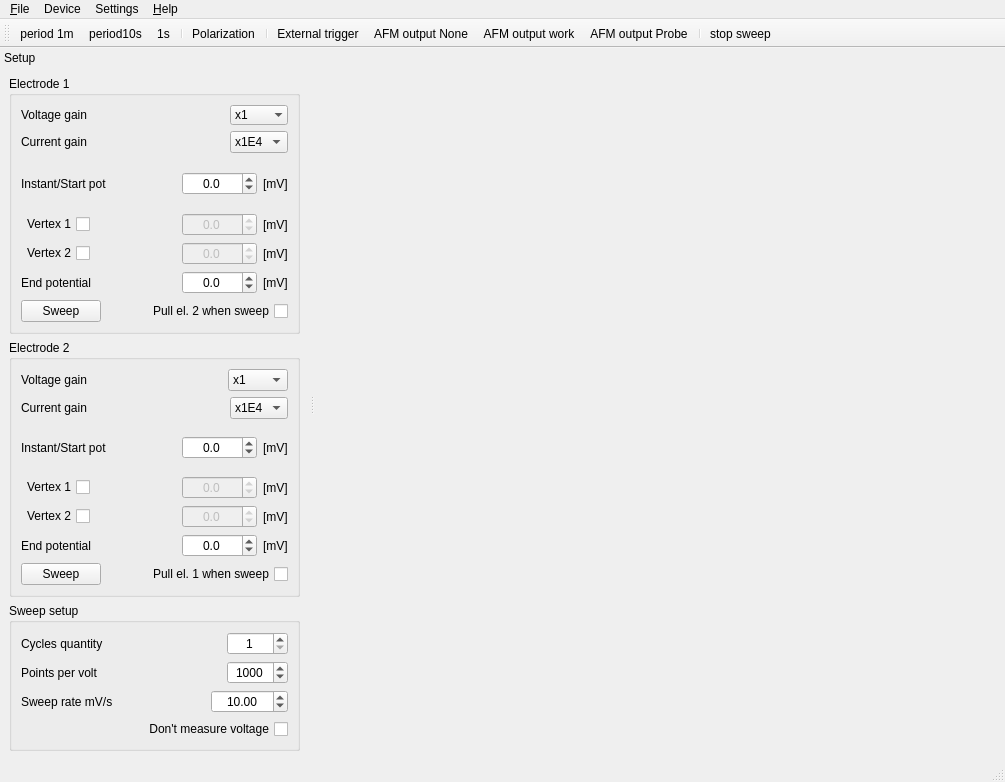
<?xml version="1.0" encoding="UTF-8"?>
<ui version="4.0">
 <class>MainWnd</class>
 <widget class="QMainWindow" name="MainWnd">
  <property name="geometry">
   <rect>
    <x>0</x>
    <y>0</y>
    <width>1005</width>
    <height>782</height>
   </rect>
  </property>
  <property name="windowTitle">
   <string>BiPotentiostat</string>
  </property>
  <property name="windowIcon">
   <iconset resource="images.qrc">
    <normaloff>:/images/icon.png</normaloff>:/images/icon.png</iconset>
  </property>
  <property name="locale">
   <locale language="C" country="AnyCountry"/>
  </property>
  <property name="iconSize">
   <size>
    <width>64</width>
    <height>64</height>
   </size>
  </property>
  <widget class="QWidget" name="osc"/>
  <widget class="QMenuBar" name="menubar">
   <property name="geometry">
    <rect>
     <x>0</x>
     <y>0</y>
     <width>1005</width>
     <height>21</height>
    </rect>
   </property>
   <widget class="QMenu" name="menu_File">
    <property name="title">
     <string>&amp;File</string>
    </property>
    <addaction name="actionOpen_file"/>
    <addaction name="action_Quit"/>
   </widget>
   <widget class="QMenu" name="menu_Help">
    <property name="title">
     <string>&amp;Help</string>
    </property>
    <addaction name="actionHelp"/>
    <addaction name="action_About"/>
    <addaction name="separator"/>
    <addaction name="actionFirmware_upgrade"/>
   </widget>
   <widget class="QMenu" name="menuCalibration">
    <property name="title">
     <string>Settings</string>
    </property>
    <addaction name="actionCalibration"/>
    <addaction name="actionRemote_control"/>
   </widget>
   <widget class="QMenu" name="menuDevice">
    <property name="title">
     <string>Device</string>
    </property>
   </widget>
   <addaction name="menu_File"/>
   <addaction name="menuDevice"/>
   <addaction name="menuCalibration"/>
   <addaction name="menu_Help"/>
  </widget>
  <widget class="QDockWidget" name="dockWidget_2">
   <property name="features">
    <set>QDockWidget::DockWidgetMovable</set>
   </property>
   <property name="allowedAreas">
    <set>Qt::LeftDockWidgetArea|Qt::RightDockWidgetArea</set>
   </property>
   <property name="windowTitle">
    <string>Setup</string>
   </property>
   <attribute name="dockWidgetArea">
    <number>1</number>
   </attribute>
   <widget class="QWidget" name="dockWidgetContents">
    <layout class="QVBoxLayout" name="verticalLayout_4">
     <item>
      <widget class="QGroupBox" name="groupBox">
       <property name="title">
        <string>Electrode 1</string>
       </property>
       <layout class="QVBoxLayout" name="verticalLayout">
        <item>
         <layout class="QHBoxLayout" name="horizontalLayout">
          <item>
           <widget class="QLabel" name="label">
            <property name="text">
             <string>Voltage gain</string>
            </property>
           </widget>
          </item>
          <item>
           <spacer name="horizontalSpacer">
            <property name="orientation">
             <enum>Qt::Horizontal</enum>
            </property>
            <property name="sizeHint" stdset="0">
             <size>
              <width>40</width>
              <height>20</height>
             </size>
            </property>
           </spacer>
          </item>
          <item>
           <widget class="QComboBox" name="workVoltGain">
            <property name="frame">
             <bool>false</bool>
            </property>
            <item>
             <property name="text">
              <string>x1</string>
             </property>
            </item>
            <item>
             <property name="text">
              <string>x0.1</string>
             </property>
            </item>
            <item>
             <property name="text">
              <string>x0.01</string>
             </property>
            </item>
           </widget>
          </item>
         </layout>
        </item>
        <item>
         <layout class="QHBoxLayout" name="horizontalLayout_2">
          <item>
           <widget class="QLabel" name="label_2">
            <property name="text">
             <string>Current gain</string>
            </property>
           </widget>
          </item>
          <item>
           <spacer name="horizontalSpacer_2">
            <property name="orientation">
             <enum>Qt::Horizontal</enum>
            </property>
            <property name="sizeHint" stdset="0">
             <size>
              <width>40</width>
              <height>20</height>
             </size>
            </property>
           </spacer>
          </item>
          <item>
           <widget class="QComboBox" name="workCurrGain">
            <item>
             <property name="text">
              <string>x1E4</string>
             </property>
            </item>
            <item>
             <property name="text">
              <string>x1E5</string>
             </property>
            </item>
            <item>
             <property name="text">
              <string>x1E6</string>
             </property>
            </item>
            <item>
             <property name="text">
              <string>x1E7</string>
             </property>
            </item>
            <item>
             <property name="text">
              <string>x1E8</string>
             </property>
            </item>
            <item>
             <property name="text">
              <string>x1E9</string>
             </property>
            </item>
           </widget>
          </item>
         </layout>
        </item>
        <item>
         <spacer name="verticalSpacer">
          <property name="orientation">
           <enum>Qt::Vertical</enum>
          </property>
          <property name="sizeHint" stdset="0">
           <size>
            <width>20</width>
            <height>5</height>
           </size>
          </property>
         </spacer>
        </item>
        <item>
         <layout class="QHBoxLayout" name="horizontalLayout_3">
          <item>
           <widget class="QLabel" name="label_4">
            <property name="text">
             <string>Instant/Start pot</string>
            </property>
           </widget>
          </item>
          <item>
           <spacer name="horizontalSpacer_3">
            <property name="orientation">
             <enum>Qt::Horizontal</enum>
            </property>
            <property name="sizeHint" stdset="0">
             <size>
              <width>40</width>
              <height>20</height>
             </size>
            </property>
           </spacer>
          </item>
          <item>
           <widget class="QDoubleSpinBox" name="workVolt">
            <property name="alignment">
             <set>Qt::AlignCenter</set>
            </property>
            <property name="correctionMode">
             <enum>QAbstractSpinBox::CorrectToNearestValue</enum>
            </property>
            <property name="decimals">
             <number>1</number>
            </property>
            <property name="minimum">
             <double>-10000.000000000000000</double>
            </property>
            <property name="maximum">
             <double>10000.000000000000000</double>
            </property>
           </widget>
          </item>
          <item>
           <widget class="QLabel" name="label_3">
            <property name="text">
             <string>[mV]</string>
            </property>
           </widget>
          </item>
         </layout>
        </item>
        <item>
         <spacer name="verticalSpacer_2">
          <property name="orientation">
           <enum>Qt::Vertical</enum>
          </property>
          <property name="sizeHint" stdset="0">
           <size>
            <width>20</width>
            <height>5</height>
           </size>
          </property>
         </spacer>
        </item>
        <item>
         <layout class="QHBoxLayout" name="horizontalLayout_11">
          <item>
           <widget class="QCheckBox" name="workVertex1En">
            <property name="layoutDirection">
             <enum>Qt::RightToLeft</enum>
            </property>
            <property name="text">
             <string>Vertex 1</string>
            </property>
           </widget>
          </item>
          <item>
           <spacer name="horizontalSpacer_11">
            <property name="orientation">
             <enum>Qt::Horizontal</enum>
            </property>
            <property name="sizeHint" stdset="0">
             <size>
              <width>40</width>
              <height>20</height>
             </size>
            </property>
           </spacer>
          </item>
          <item>
           <widget class="QDoubleSpinBox" name="workVertex1">
            <property name="enabled">
             <bool>false</bool>
            </property>
            <property name="alignment">
             <set>Qt::AlignCenter</set>
            </property>
            <property name="correctionMode">
             <enum>QAbstractSpinBox::CorrectToNearestValue</enum>
            </property>
            <property name="decimals">
             <number>1</number>
            </property>
            <property name="minimum">
             <double>-10000.000000000000000</double>
            </property>
            <property name="maximum">
             <double>10000.000000000000000</double>
            </property>
           </widget>
          </item>
          <item>
           <widget class="QLabel" name="label_13">
            <property name="text">
             <string>[mV]</string>
            </property>
           </widget>
          </item>
         </layout>
        </item>
        <item>
         <layout class="QHBoxLayout" name="horizontalLayout_12">
          <item>
           <widget class="QCheckBox" name="workVertex2En">
            <property name="layoutDirection">
             <enum>Qt::RightToLeft</enum>
            </property>
            <property name="text">
             <string>Vertex 2</string>
            </property>
           </widget>
          </item>
          <item>
           <spacer name="horizontalSpacer_12">
            <property name="orientation">
             <enum>Qt::Horizontal</enum>
            </property>
            <property name="sizeHint" stdset="0">
             <size>
              <width>40</width>
              <height>20</height>
             </size>
            </property>
           </spacer>
          </item>
          <item>
           <widget class="QDoubleSpinBox" name="workVertex2">
            <property name="enabled">
             <bool>false</bool>
            </property>
            <property name="alignment">
             <set>Qt::AlignCenter</set>
            </property>
            <property name="correctionMode">
             <enum>QAbstractSpinBox::CorrectToNearestValue</enum>
            </property>
            <property name="decimals">
             <number>1</number>
            </property>
            <property name="minimum">
             <double>-10000.000000000000000</double>
            </property>
            <property name="maximum">
             <double>10000.000000000000000</double>
            </property>
           </widget>
          </item>
          <item>
           <widget class="QLabel" name="label_14">
            <property name="text">
             <string>[mV]</string>
            </property>
           </widget>
          </item>
         </layout>
        </item>
        <item>
         <layout class="QHBoxLayout" name="horizontalLayout_4">
          <item>
           <widget class="QLabel" name="label_5">
            <property name="text">
             <string>End potential</string>
            </property>
           </widget>
          </item>
          <item>
           <spacer name="horizontalSpacer_4">
            <property name="orientation">
             <enum>Qt::Horizontal</enum>
            </property>
            <property name="sizeHint" stdset="0">
             <size>
              <width>40</width>
              <height>20</height>
             </size>
            </property>
           </spacer>
          </item>
          <item>
           <widget class="QDoubleSpinBox" name="workSweepTo">
            <property name="alignment">
             <set>Qt::AlignCenter</set>
            </property>
            <property name="correctionMode">
             <enum>QAbstractSpinBox::CorrectToNearestValue</enum>
            </property>
            <property name="decimals">
             <number>1</number>
            </property>
            <property name="minimum">
             <double>-10000.000000000000000</double>
            </property>
            <property name="maximum">
             <double>10000.000000000000000</double>
            </property>
           </widget>
          </item>
          <item>
           <widget class="QLabel" name="label_6">
            <property name="text">
             <string>[mV]</string>
            </property>
           </widget>
          </item>
         </layout>
        </item>
        <item>
         <layout class="QHBoxLayout" name="horizontalLayout_5">
          <item>
           <widget class="QPushButton" name="sweepWork">
            <property name="text">
             <string>Sweep</string>
            </property>
           </widget>
          </item>
          <item>
           <spacer name="horizontalSpacer_5">
            <property name="orientation">
             <enum>Qt::Horizontal</enum>
            </property>
            <property name="sizeHint" stdset="0">
             <size>
              <width>40</width>
              <height>20</height>
             </size>
            </property>
           </spacer>
          </item>
          <item>
           <widget class="QCheckBox" name="pullProbe">
            <property name="layoutDirection">
             <enum>Qt::RightToLeft</enum>
            </property>
            <property name="text">
             <string>Pull el. 2 when sweep</string>
            </property>
           </widget>
          </item>
         </layout>
        </item>
       </layout>
      </widget>
     </item>
     <item>
      <widget class="QGroupBox" name="groupBox_2">
       <property name="title">
        <string>Electrode 2</string>
       </property>
       <layout class="QVBoxLayout" name="verticalLayout_2">
        <item>
         <layout class="QHBoxLayout" name="horizontalLayout_6">
          <item>
           <widget class="QLabel" name="label_7">
            <property name="text">
             <string>Voltage gain</string>
            </property>
           </widget>
          </item>
          <item>
           <spacer name="horizontalSpacer_6">
            <property name="orientation">
             <enum>Qt::Horizontal</enum>
            </property>
            <property name="sizeHint" stdset="0">
             <size>
              <width>40</width>
              <height>20</height>
             </size>
            </property>
           </spacer>
          </item>
          <item>
           <widget class="QComboBox" name="probeVoltGain">
            <item>
             <property name="text">
              <string>x1</string>
             </property>
            </item>
            <item>
             <property name="text">
              <string>x0.1</string>
             </property>
            </item>
            <item>
             <property name="text">
              <string>x0.01</string>
             </property>
            </item>
           </widget>
          </item>
         </layout>
        </item>
        <item>
         <layout class="QHBoxLayout" name="horizontalLayout_7">
          <item>
           <widget class="QLabel" name="label_8">
            <property name="text">
             <string>Current gain</string>
            </property>
           </widget>
          </item>
          <item>
           <spacer name="horizontalSpacer_7">
            <property name="orientation">
             <enum>Qt::Horizontal</enum>
            </property>
            <property name="sizeHint" stdset="0">
             <size>
              <width>40</width>
              <height>20</height>
             </size>
            </property>
           </spacer>
          </item>
          <item>
           <widget class="QComboBox" name="probeCurrGain">
            <item>
             <property name="text">
              <string>x1E4</string>
             </property>
            </item>
            <item>
             <property name="text">
              <string>x1E5</string>
             </property>
            </item>
            <item>
             <property name="text">
              <string>x1E6</string>
             </property>
            </item>
            <item>
             <property name="text">
              <string>x1E7</string>
             </property>
            </item>
            <item>
             <property name="text">
              <string>x1E8</string>
             </property>
            </item>
            <item>
             <property name="text">
              <string>x1E9</string>
             </property>
            </item>
           </widget>
          </item>
         </layout>
        </item>
        <item>
         <spacer name="verticalSpacer_4">
          <property name="orientation">
           <enum>Qt::Vertical</enum>
          </property>
          <property name="sizeHint" stdset="0">
           <size>
            <width>20</width>
            <height>5</height>
           </size>
          </property>
         </spacer>
        </item>
        <item>
         <layout class="QHBoxLayout" name="horizontalLayout_8">
          <item>
           <widget class="QLabel" name="label_9">
            <property name="text">
             <string>Instant/Start pot</string>
            </property>
           </widget>
          </item>
          <item>
           <spacer name="horizontalSpacer_8">
            <property name="orientation">
             <enum>Qt::Horizontal</enum>
            </property>
            <property name="sizeHint" stdset="0">
             <size>
              <width>40</width>
              <height>20</height>
             </size>
            </property>
           </spacer>
          </item>
          <item>
           <widget class="QDoubleSpinBox" name="probeVolt">
            <property name="alignment">
             <set>Qt::AlignCenter</set>
            </property>
            <property name="correctionMode">
             <enum>QAbstractSpinBox::CorrectToNearestValue</enum>
            </property>
            <property name="decimals">
             <number>1</number>
            </property>
            <property name="minimum">
             <double>-10000.000000000000000</double>
            </property>
            <property name="maximum">
             <double>10000.000000000000000</double>
            </property>
           </widget>
          </item>
          <item>
           <widget class="QLabel" name="label_10">
            <property name="text">
             <string>[mV]</string>
            </property>
           </widget>
          </item>
         </layout>
        </item>
        <item>
         <spacer name="verticalSpacer_5">
          <property name="orientation">
           <enum>Qt::Vertical</enum>
          </property>
          <property name="sizeHint" stdset="0">
           <size>
            <width>20</width>
            <height>5</height>
           </size>
          </property>
         </spacer>
        </item>
        <item>
         <layout class="QHBoxLayout" name="horizontalLayout_16">
          <item>
           <widget class="QCheckBox" name="probeVertex1En">
            <property name="layoutDirection">
             <enum>Qt::RightToLeft</enum>
            </property>
            <property name="text">
             <string>Vertex 1</string>
            </property>
           </widget>
          </item>
          <item>
           <spacer name="horizontalSpacer_15">
            <property name="orientation">
             <enum>Qt::Horizontal</enum>
            </property>
            <property name="sizeHint" stdset="0">
             <size>
              <width>40</width>
              <height>20</height>
             </size>
            </property>
           </spacer>
          </item>
          <item>
           <widget class="QDoubleSpinBox" name="probeVertex1">
            <property name="enabled">
             <bool>false</bool>
            </property>
            <property name="alignment">
             <set>Qt::AlignCenter</set>
            </property>
            <property name="correctionMode">
             <enum>QAbstractSpinBox::CorrectToNearestValue</enum>
            </property>
            <property name="decimals">
             <number>1</number>
            </property>
            <property name="minimum">
             <double>-10000.000000000000000</double>
            </property>
            <property name="maximum">
             <double>10000.000000000000000</double>
            </property>
           </widget>
          </item>
          <item>
           <widget class="QLabel" name="label_17">
            <property name="text">
             <string>[mV]</string>
            </property>
           </widget>
          </item>
         </layout>
        </item>
        <item>
         <layout class="QHBoxLayout" name="horizontalLayout_17">
          <item>
           <widget class="QCheckBox" name="probeVertex2En">
            <property name="layoutDirection">
             <enum>Qt::RightToLeft</enum>
            </property>
            <property name="text">
             <string>Vertex 2</string>
            </property>
           </widget>
          </item>
          <item>
           <spacer name="horizontalSpacer_16">
            <property name="orientation">
             <enum>Qt::Horizontal</enum>
            </property>
            <property name="sizeHint" stdset="0">
             <size>
              <width>40</width>
              <height>20</height>
             </size>
            </property>
           </spacer>
          </item>
          <item>
           <widget class="QDoubleSpinBox" name="probeVertex2">
            <property name="enabled">
             <bool>false</bool>
            </property>
            <property name="alignment">
             <set>Qt::AlignCenter</set>
            </property>
            <property name="correctionMode">
             <enum>QAbstractSpinBox::CorrectToNearestValue</enum>
            </property>
            <property name="decimals">
             <number>1</number>
            </property>
            <property name="minimum">
             <double>-10000.000000000000000</double>
            </property>
            <property name="maximum">
             <double>10000.000000000000000</double>
            </property>
           </widget>
          </item>
          <item>
           <widget class="QLabel" name="label_18">
            <property name="text">
             <string>[mV]</string>
            </property>
           </widget>
          </item>
         </layout>
        </item>
        <item>
         <layout class="QHBoxLayout" name="horizontalLayout_9">
          <item>
           <widget class="QLabel" name="label_11">
            <property name="text">
             <string>End potential</string>
            </property>
           </widget>
          </item>
          <item>
           <spacer name="horizontalSpacer_9">
            <property name="orientation">
             <enum>Qt::Horizontal</enum>
            </property>
            <property name="sizeHint" stdset="0">
             <size>
              <width>40</width>
              <height>20</height>
             </size>
            </property>
           </spacer>
          </item>
          <item>
           <widget class="QDoubleSpinBox" name="probeSweepTo">
            <property name="alignment">
             <set>Qt::AlignCenter</set>
            </property>
            <property name="correctionMode">
             <enum>QAbstractSpinBox::CorrectToNearestValue</enum>
            </property>
            <property name="decimals">
             <number>1</number>
            </property>
            <property name="minimum">
             <double>-10000.000000000000000</double>
            </property>
            <property name="maximum">
             <double>10000.000000000000000</double>
            </property>
           </widget>
          </item>
          <item>
           <widget class="QLabel" name="label_12">
            <property name="text">
             <string>[mV]</string>
            </property>
           </widget>
          </item>
         </layout>
        </item>
        <item>
         <layout class="QHBoxLayout" name="horizontalLayout_10">
          <item>
           <widget class="QPushButton" name="sweepProbe">
            <property name="text">
             <string>Sweep</string>
            </property>
           </widget>
          </item>
          <item>
           <spacer name="horizontalSpacer_10">
            <property name="orientation">
             <enum>Qt::Horizontal</enum>
            </property>
            <property name="sizeHint" stdset="0">
             <size>
              <width>40</width>
              <height>20</height>
             </size>
            </property>
           </spacer>
          </item>
          <item>
           <widget class="QCheckBox" name="pullWork">
            <property name="layoutDirection">
             <enum>Qt::RightToLeft</enum>
            </property>
            <property name="text">
             <string>Pull el. 1 when sweep</string>
            </property>
           </widget>
          </item>
         </layout>
        </item>
       </layout>
      </widget>
     </item>
     <item>
      <widget class="QGroupBox" name="groupBox_3">
       <property name="title">
        <string>Sweep setup</string>
       </property>
       <layout class="QVBoxLayout" name="verticalLayout_3">
        <item>
         <layout class="QHBoxLayout" name="horizontalLayout_20">
          <item>
           <widget class="QLabel" name="label_19">
            <property name="text">
             <string>Cycles quantity</string>
            </property>
           </widget>
          </item>
          <item>
           <spacer name="horizontalSpacer_20">
            <property name="orientation">
             <enum>Qt::Horizontal</enum>
            </property>
            <property name="sizeHint" stdset="0">
             <size>
              <width>40</width>
              <height>20</height>
             </size>
            </property>
           </spacer>
          </item>
          <item>
           <widget class="QSpinBox" name="cyclesCnt">
            <property name="alignment">
             <set>Qt::AlignCenter</set>
            </property>
            <property name="correctionMode">
             <enum>QAbstractSpinBox::CorrectToNearestValue</enum>
            </property>
            <property name="minimum">
             <number>1</number>
            </property>
            <property name="maximum">
             <number>10000</number>
            </property>
            <property name="singleStep">
             <number>5</number>
            </property>
            <property name="value">
             <number>1</number>
            </property>
           </widget>
          </item>
         </layout>
        </item>
        <item>
         <layout class="QHBoxLayout" name="horizontalLayout_13">
          <item>
           <widget class="QLabel" name="label_15">
            <property name="text">
             <string>Points per volt</string>
            </property>
           </widget>
          </item>
          <item>
           <spacer name="horizontalSpacer_13">
            <property name="orientation">
             <enum>Qt::Horizontal</enum>
            </property>
            <property name="sizeHint" stdset="0">
             <size>
              <width>40</width>
              <height>20</height>
             </size>
            </property>
           </spacer>
          </item>
          <item>
           <widget class="QSpinBox" name="sweepPtsCnt">
            <property name="alignment">
             <set>Qt::AlignCenter</set>
            </property>
            <property name="correctionMode">
             <enum>QAbstractSpinBox::CorrectToNearestValue</enum>
            </property>
            <property name="minimum">
             <number>10</number>
            </property>
            <property name="maximum">
             <number>10000</number>
            </property>
            <property name="singleStep">
             <number>50</number>
            </property>
            <property name="value">
             <number>1000</number>
            </property>
           </widget>
          </item>
         </layout>
        </item>
        <item>
         <layout class="QHBoxLayout" name="horizontalLayout_15">
          <item>
           <widget class="QLabel" name="label_16">
            <property name="text">
             <string>Sweep rate mV/s</string>
            </property>
           </widget>
          </item>
          <item>
           <spacer name="horizontalSpacer_14">
            <property name="orientation">
             <enum>Qt::Horizontal</enum>
            </property>
            <property name="sizeHint" stdset="0">
             <size>
              <width>40</width>
              <height>20</height>
             </size>
            </property>
           </spacer>
          </item>
          <item>
           <widget class="QDoubleSpinBox" name="sweepRate">
            <property name="alignment">
             <set>Qt::AlignCenter</set>
            </property>
            <property name="correctionMode">
             <enum>QAbstractSpinBox::CorrectToNearestValue</enum>
            </property>
            <property name="minimum">
             <double>0.010000000000000</double>
            </property>
            <property name="maximum">
             <double>10000.000000000000000</double>
            </property>
            <property name="singleStep">
             <double>0.100000000000000</double>
            </property>
            <property name="value">
             <double>10.000000000000000</double>
            </property>
           </widget>
          </item>
         </layout>
        </item>
        <item>
         <layout class="QHBoxLayout" name="horizontalLayout_14">
          <item>
           <spacer name="horizontalSpacer_17">
            <property name="orientation">
             <enum>Qt::Horizontal</enum>
            </property>
            <property name="sizeHint" stdset="0">
             <size>
              <width>40</width>
              <height>20</height>
             </size>
            </property>
           </spacer>
          </item>
          <item>
           <widget class="QCheckBox" name="sweepDacMode">
            <property name="layoutDirection">
             <enum>Qt::RightToLeft</enum>
            </property>
            <property name="text">
             <string>Don't measure voltage</string>
            </property>
           </widget>
          </item>
         </layout>
        </item>
       </layout>
      </widget>
     </item>
    </layout>
   </widget>
  </widget>
  <widget class="QToolBar" name="toolBar">
   <property name="windowTitle">
    <string>toolBar</string>
   </property>
   <attribute name="toolBarArea">
    <enum>TopToolBarArea</enum>
   </attribute>
   <attribute name="toolBarBreak">
    <bool>false</bool>
   </attribute>
   <addaction name="actionPeriod1m"/>
   <addaction name="actionPeriod10s"/>
   <addaction name="actionPeriod1s"/>
   <addaction name="separator"/>
   <addaction name="actionPolarization"/>
   <addaction name="separator"/>
   <addaction name="actionExternal_trigger"/>
   <addaction name="actionAFM_output_None"/>
   <addaction name="actionAFM_output_work"/>
   <addaction name="actionAFM_output_Probe"/>
   <addaction name="separator"/>
   <addaction name="actionStop_sweep"/>
  </widget>
  <widget class="QStatusBar" name="statusBar"/>
  <action name="action_Quit">
   <property name="text">
    <string>&amp;Quit</string>
   </property>
  </action>
  <action name="action_About">
   <property name="text">
    <string>&amp;About</string>
   </property>
  </action>
  <action name="actionOpen">
   <property name="text">
    <string>Open/Reopen</string>
   </property>
  </action>
  <action name="actionDC_Volt">
   <property name="icon">
    <iconset resource="images.qrc">
     <normaloff>:/images/dc.png</normaloff>:/images/dc.png</iconset>
   </property>
   <property name="text">
    <string>DC Volt</string>
   </property>
   <property name="toolTip">
    <string>DC voltage controls</string>
   </property>
  </action>
  <action name="actionSingle_pulse">
   <property name="icon">
    <iconset resource="images.qrc">
     <normaloff>:/images/pulse.png</normaloff>:/images/pulse.png</iconset>
   </property>
   <property name="text">
    <string>Single pulse</string>
   </property>
   <property name="toolTip">
    <string>Single voltage pulse controls</string>
   </property>
  </action>
  <action name="actionMeandr">
   <property name="icon">
    <iconset resource="images.qrc">
     <normaloff>:/images/meandr.png</normaloff>:/images/meandr.png</iconset>
   </property>
   <property name="text">
    <string>Meandr</string>
   </property>
   <property name="toolTip">
    <string>Voltage meandr controls</string>
   </property>
  </action>
  <action name="actionShort_relay">
   <property name="checkable">
    <bool>true</bool>
   </property>
   <property name="icon">
    <iconset resource="images.qrc">
     <normaloff>:/images/short-relay.png</normaloff>:/images/short-relay.png</iconset>
   </property>
   <property name="text">
    <string>Short relay</string>
   </property>
  </action>
  <action name="actionOut_relay">
   <property name="checkable">
    <bool>true</bool>
   </property>
   <property name="icon">
    <iconset resource="images.qrc">
     <normaloff>:/images/out-relay.png</normaloff>:/images/out-relay.png</iconset>
   </property>
   <property name="text">
    <string>Out relay</string>
   </property>
   <property name="toolTip">
    <string>Out relay</string>
   </property>
  </action>
  <action name="actionCalibration">
   <property name="text">
    <string>Calibration data</string>
   </property>
  </action>
  <action name="actionSweep">
   <property name="icon">
    <iconset resource="images.qrc">
     <normaloff>:/images/sweep.png</normaloff>:/images/sweep.png</iconset>
   </property>
   <property name="text">
    <string>Sweep</string>
   </property>
  </action>
  <action name="actionExecLua">
   <property name="icon">
    <iconset resource="images.qrc">
     <normaloff>:/images/exec.png</normaloff>:/images/exec.png</iconset>
   </property>
   <property name="text">
    <string>execLua</string>
   </property>
   <property name="toolTip">
    <string>Execute Lua script</string>
   </property>
  </action>
  <action name="actionStopLua">
   <property name="icon">
    <iconset resource="images.qrc">
     <normaloff>:/images/stop.png</normaloff>:/images/stop.png</iconset>
   </property>
   <property name="text">
    <string>stopLua</string>
   </property>
  </action>
  <action name="actionPeriod1s">
   <property name="icon">
    <iconset resource="images.qrc">
     <normaloff>:/images/3arrows.png</normaloff>:/images/3arrows.png</iconset>
   </property>
   <property name="text">
    <string>1s</string>
   </property>
   <property name="toolTip">
    <string>Oscilloscope period 3 seconds</string>
   </property>
  </action>
  <action name="actionPeriod10s">
   <property name="icon">
    <iconset resource="images.qrc">
     <normaloff>:/images/2arrows.png</normaloff>:/images/2arrows.png</iconset>
   </property>
   <property name="text">
    <string>period10s</string>
   </property>
   <property name="toolTip">
    <string>Oscilloscope period 10 seconds</string>
   </property>
  </action>
  <action name="actionPeriod1m">
   <property name="icon">
    <iconset resource="images.qrc">
     <normaloff>:/images/1arrow.png</normaloff>:/images/1arrow.png</iconset>
   </property>
   <property name="text">
    <string>period 1m</string>
   </property>
   <property name="toolTip">
    <string>Oscilloscope period 1 minute</string>
   </property>
  </action>
  <action name="actionStop_sweep">
   <property name="icon">
    <iconset resource="images.qrc">
     <normaloff>:/images/stop.png</normaloff>:/images/stop.png</iconset>
   </property>
   <property name="text">
    <string>stop sweep</string>
   </property>
   <property name="toolTip">
    <string>Stop sweep</string>
   </property>
  </action>
  <action name="actionOpen_file">
   <property name="text">
    <string>Open file</string>
   </property>
  </action>
  <action name="actionExternal_trigger">
   <property name="checkable">
    <bool>true</bool>
   </property>
   <property name="icon">
    <iconset resource="images.qrc">
     <normaloff>:/images/trig.png</normaloff>:/images/trig.png</iconset>
   </property>
   <property name="text">
    <string>External trigger</string>
   </property>
   <property name="toolTip">
    <string>Record data on external trigger rising edge.</string>
   </property>
  </action>
  <action name="actionAFM_output_None">
   <property name="checkable">
    <bool>true</bool>
   </property>
   <property name="icon">
    <iconset resource="images.qrc">
     <normaloff>:/images/afm-none.png</normaloff>:/images/afm-none.png</iconset>
   </property>
   <property name="text">
    <string>AFM output None</string>
   </property>
   <property name="toolTip">
    <string>No output to AFM</string>
   </property>
  </action>
  <action name="actionAFM_output_work">
   <property name="checkable">
    <bool>true</bool>
   </property>
   <property name="icon">
    <iconset resource="images.qrc">
     <normaloff>:/images/afm-work.png</normaloff>:/images/afm-work.png</iconset>
   </property>
   <property name="text">
    <string>AFM output work</string>
   </property>
   <property name="toolTip">
    <string>AFM output from Work Electrode</string>
   </property>
  </action>
  <action name="actionAFM_output_Probe">
   <property name="checkable">
    <bool>true</bool>
   </property>
   <property name="icon">
    <iconset resource="images.qrc">
     <normaloff>:/images/afm-probe.png</normaloff>:/images/afm-probe.png</iconset>
   </property>
   <property name="text">
    <string>AFM output Probe</string>
   </property>
   <property name="toolTip">
    <string>AFM output from Probe Electrode</string>
   </property>
  </action>
  <action name="actionFirmware_upgrade">
   <property name="text">
    <string>Firmware upgrade</string>
   </property>
  </action>
  <action name="actionRemote_control">
   <property name="text">
    <string>Remote control setup</string>
   </property>
  </action>
  <action name="actionPolarization">
   <property name="icon">
    <iconset resource="images.qrc">
     <normaloff>:/images/polarization.png</normaloff>:/images/polarization.png</iconset>
   </property>
   <property name="text">
    <string>Polarization</string>
   </property>
   <property name="toolTip">
    <string>Chronoamperometry (single rectangular pulse generation).</string>
   </property>
  </action>
  <action name="actionHelp">
   <property name="text">
    <string>Help</string>
   </property>
   <property name="shortcut">
    <string>F1</string>
   </property>
  </action>
 </widget>
 <resources>
  <include location="images.qrc"/>
 </resources>
 <connections/>
</ui>
